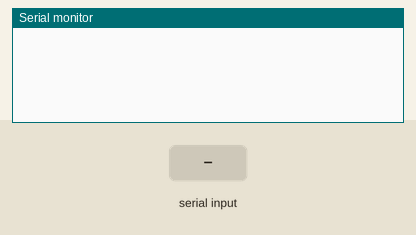
Simulated run of this sketch. Board: Arduino Uno, built with avr-gcc and run on an emulated ATmega328P. On the bench: the last lines printed to the serial monitor. Inputs (shaded band) come from the test bench.

Above: at 1.2 s.
1.3 s: "1" received over Serial
At 2.1 s:
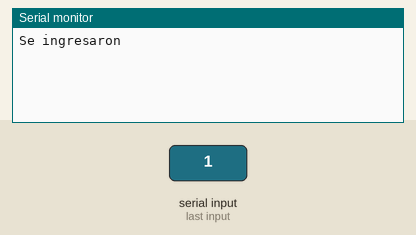
At 3.2 s:
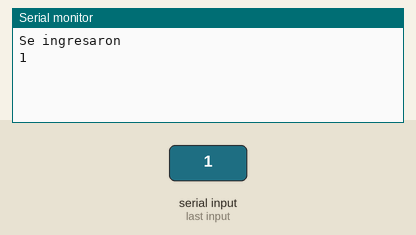

The sketch:

ejercicio2.ino
```cpp
void setup(){
  Serial.begin(9600);
}

void loop(){

}

void serialEvent(){
  if(Serial.available()){
    Serial.println("Se ingresaron ");
    String lectura = Serial.readString();
    Serial.println(lectura.length());

      }
}
```

Measured:
- after the input at 1.3 s, the serial monitor: prints a new line at once (image 1)
